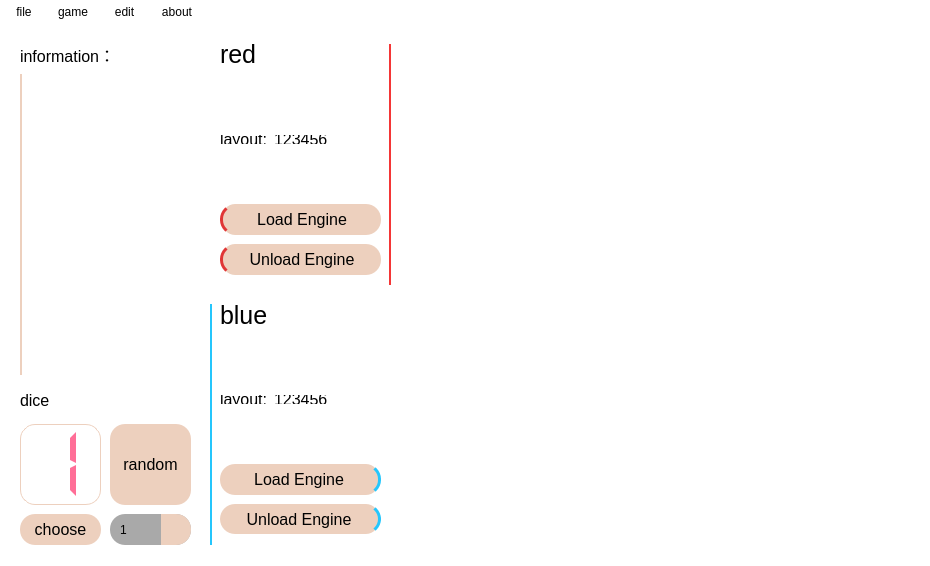
<?xml version="1.0" encoding="UTF-8"?>
<ui version="4.0">
 <class>MainWindow</class>
 <widget class="QMainWindow" name="MainWindow">
  <property name="geometry">
   <rect>
    <x>0</x>
    <y>0</y>
    <width>930</width>
    <height>566</height>
   </rect>
  </property>
  <property name="minimumSize">
   <size>
    <width>930</width>
    <height>566</height>
   </size>
  </property>
  <property name="maximumSize">
   <size>
    <width>930</width>
    <height>566</height>
   </size>
  </property>
  <property name="windowTitle">
   <string>MainWindow</string>
  </property>
  <property name="styleSheet">
   <string notr="true">QPushButton
{
	border-radius: 15px;
	height: 30px;
	background-color: #edd0be;
}

#widget
{
	border-right: 2px solid rgb(244, 54, 54);
}

#widget_2
{
	border-left: 2px solid rgb(37, 198, 252);
}

QLabel,
QPushButton
{
	color: black;
	font-size: 16px;
	font-family: &quot;consolas&quot;;
}

QPushButton:hover
{
	background-color: #ffcea6;
}

QPushButton:disabled
{
	background-color: lightgrey;
	color: #aaa;
}

QTextEdit
{
	border: none;
}

QComboBox
{
	padding-left: 10px;
	border-radius: 15px;
	background-color: darkgrey;
}

QComboBox::drop-down
{
	subcontrol-origin: padding;
	subcontrol-position: top right;
	background-color: #edd0be;
	width: 30px;
    border-top-right-radius: 15px;
    border-bottom-right-radius: 15px;
}

QComboBox::drop-down:hover
{
	background-color: #ffcea6;
}

QComboBox::drop-down:disabled
{
	background-color: lightgrey;
}

QComboBox::down-arrow
{
	image: url(&quot;:/new/combo/icons/icons8-down-button-24.png&quot;);
}

QComboBox QAbstractItemView
{
	border: none;
	margin: 0px;
}

QComboBox QAbstractItemView::item
{
	padding: 2px 10px;
	background-color: lightgrey;
	outline: 0px;
}

QComboBox QAbstractItemView::item:selected
{
	background-color: #edd0be;
}

QMenuBar
{
	background-color: white;
}

QMenuBar::item
{
	padding: 5px 10px;
	background: transparent;
	margin-bottom: 0px;
}

QMenuBar::item:selected
{
	background-color: #edd0be;
}

#MainWindow
{
	background-color: white;
}

QMenu
{
	margin: 0px;
}

QMenu::item
{
	padding-left: 15px;
	padding-top: 8px;
	padding-bottom: 8px;
	padding-right: 20px;
	border-left: 5px solid #edd0be;
	background-color: white;
}

QMenu::item:selected
{
	border-left: 5px solid #ffcea6;
	background-color: #edd0be;
}

QScrollBar
{
	background-color: lightgrey;
	width: 2px;
	border-radius: 1px;
}

QScrollBar::handle
{
	background-color: #ffcea6;
}

QTextEdit
{
	border-left: 2px solid #edd0be;
	font-family: &quot;consolas&quot;;
	padding-left: 3px;
}

QLCDNumber
{
	color: #ff6e97;
	border: 1px solid #edd0be;
	border-radius: 15px;
}</string>
  </property>
  <widget class="QWidget" name="centralWidget">
   <widget class="QWidget" name="widget" native="true">
    <property name="geometry">
     <rect>
      <x>210</x>
      <y>20</y>
      <width>181</width>
      <height>241</height>
     </rect>
    </property>
    <widget class="QWidget" name="formLayoutWidget">
     <property name="geometry">
      <rect>
       <x>10</x>
       <y>80</y>
       <width>161</width>
       <height>31</height>
      </rect>
     </property>
     <layout class="QFormLayout" name="formLayout">
      <property name="sizeConstraint">
       <enum>QLayout::SetDefaultConstraint</enum>
      </property>
      <property name="leftMargin">
       <number>0</number>
      </property>
      <item row="0" column="0">
       <widget class="QLabel" name="label_2">
        <property name="text">
         <string>layout:</string>
        </property>
       </widget>
      </item>
      <item row="0" column="1">
       <widget class="QLabel" name="layoutR">
        <property name="text">
         <string>123456</string>
        </property>
       </widget>
      </item>
     </layout>
    </widget>
    <widget class="QPushButton" name="loadEngineR">
     <property name="geometry">
      <rect>
       <x>10</x>
       <y>160</y>
       <width>161</width>
       <height>31</height>
      </rect>
     </property>
     <property name="styleSheet">
      <string notr="true">border-left: 3px solid #e03636;</string>
     </property>
     <property name="text">
      <string>Load Engine</string>
     </property>
    </widget>
    <widget class="QPushButton" name="unloadEngineR">
     <property name="geometry">
      <rect>
       <x>10</x>
       <y>200</y>
       <width>161</width>
       <height>31</height>
      </rect>
     </property>
     <property name="sizePolicy">
      <sizepolicy hsizetype="Expanding" vsizetype="Fixed">
       <horstretch>0</horstretch>
       <verstretch>0</verstretch>
      </sizepolicy>
     </property>
     <property name="styleSheet">
      <string notr="true">border-left: 3px solid #e03636;</string>
     </property>
     <property name="text">
      <string>Unload Engine</string>
     </property>
    </widget>
    <widget class="QLabel" name="redName">
     <property name="geometry">
      <rect>
       <x>10</x>
       <y>0</y>
       <width>151</width>
       <height>21</height>
      </rect>
     </property>
     <property name="styleSheet">
      <string notr="true">font-size: 25px;</string>
     </property>
     <property name="text">
      <string>red</string>
     </property>
    </widget>
   </widget>
   <widget class="QWidget" name="widget_2" native="true">
    <property name="geometry">
     <rect>
      <x>210</x>
      <y>280</y>
      <width>181</width>
      <height>241</height>
     </rect>
    </property>
    <widget class="QWidget" name="formLayoutWidget_2">
     <property name="geometry">
      <rect>
       <x>10</x>
       <y>80</y>
       <width>161</width>
       <height>31</height>
      </rect>
     </property>
     <layout class="QFormLayout" name="formLayout_2">
      <property name="sizeConstraint">
       <enum>QLayout::SetDefaultConstraint</enum>
      </property>
      <property name="leftMargin">
       <number>0</number>
      </property>
      <item row="0" column="0">
       <widget class="QLabel" name="label_7">
        <property name="text">
         <string>layout:</string>
        </property>
       </widget>
      </item>
      <item row="0" column="1">
       <widget class="QLabel" name="layoutB">
        <property name="text">
         <string>123456</string>
        </property>
       </widget>
      </item>
     </layout>
    </widget>
    <widget class="QPushButton" name="loadEngineB">
     <property name="geometry">
      <rect>
       <x>10</x>
       <y>160</y>
       <width>161</width>
       <height>31</height>
      </rect>
     </property>
     <property name="styleSheet">
      <string notr="true">border-right: 3px solid #25c6fc;</string>
     </property>
     <property name="text">
      <string>Load Engine</string>
     </property>
    </widget>
    <widget class="QPushButton" name="unloadEngineB">
     <property name="geometry">
      <rect>
       <x>10</x>
       <y>200</y>
       <width>161</width>
       <height>30</height>
      </rect>
     </property>
     <property name="sizePolicy">
      <sizepolicy hsizetype="Expanding" vsizetype="Fixed">
       <horstretch>0</horstretch>
       <verstretch>0</verstretch>
      </sizepolicy>
     </property>
     <property name="styleSheet">
      <string notr="true">border-right: 3px solid #25c6fc;</string>
     </property>
     <property name="text">
      <string>Unload Engine</string>
     </property>
    </widget>
    <widget class="QLabel" name="blueName">
     <property name="geometry">
      <rect>
       <x>10</x>
       <y>0</y>
       <width>151</width>
       <height>23</height>
      </rect>
     </property>
     <property name="styleSheet">
      <string notr="true">font-size: 25px;</string>
     </property>
     <property name="text">
      <string>blue</string>
     </property>
    </widget>
   </widget>
   <widget class="QTextEdit" name="textEdit">
    <property name="geometry">
     <rect>
      <x>20</x>
      <y>50</y>
      <width>171</width>
      <height>301</height>
     </rect>
    </property>
    <property name="styleSheet">
     <string notr="true"/>
    </property>
    <property name="lineWidth">
     <number>1</number>
    </property>
    <property name="verticalScrollBarPolicy">
     <enum>Qt::ScrollBarAsNeeded</enum>
    </property>
    <property name="readOnly">
     <bool>true</bool>
    </property>
   </widget>
   <widget class="QLabel" name="label_11">
    <property name="geometry">
     <rect>
      <x>20</x>
      <y>20</y>
      <width>121</width>
      <height>21</height>
     </rect>
    </property>
    <property name="styleSheet">
     <string notr="true">color: black;</string>
    </property>
    <property name="text">
     <string>information：</string>
    </property>
   </widget>
   <widget class="Board" name="board" native="true">
    <property name="geometry">
     <rect>
      <x>410</x>
      <y>20</y>
      <width>500</width>
      <height>500</height>
     </rect>
    </property>
    <property name="minimumSize">
     <size>
      <width>500</width>
      <height>500</height>
     </size>
    </property>
    <property name="maximumSize">
     <size>
      <width>1000</width>
      <height>1000</height>
     </size>
    </property>
    <property name="styleSheet">
     <string notr="true"/>
    </property>
   </widget>
   <widget class="QLabel" name="label_12">
    <property name="geometry">
     <rect>
      <x>20</x>
      <y>366</y>
      <width>41</width>
      <height>20</height>
     </rect>
    </property>
    <property name="styleSheet">
     <string notr="true">color: black;</string>
    </property>
    <property name="text">
     <string>dice</string>
    </property>
   </widget>
   <widget class="QLCDNumber" name="lcdNumber">
    <property name="geometry">
     <rect>
      <x>20</x>
      <y>400</y>
      <width>81</width>
      <height>81</height>
     </rect>
    </property>
    <property name="styleSheet">
     <string notr="true"/>
    </property>
    <property name="lineWidth">
     <number>1</number>
    </property>
    <property name="smallDecimalPoint">
     <bool>false</bool>
    </property>
    <property name="digitCount">
     <number>1</number>
    </property>
    <property name="segmentStyle">
     <enum>QLCDNumber::Flat</enum>
    </property>
    <property name="value" stdset="0">
     <double>1.000000000000000</double>
    </property>
   </widget>
   <widget class="QPushButton" name="randomDiceButton">
    <property name="geometry">
     <rect>
      <x>110</x>
      <y>400</y>
      <width>81</width>
      <height>81</height>
     </rect>
    </property>
    <property name="text">
     <string>random</string>
    </property>
   </widget>
   <widget class="QPushButton" name="chooseDiceButton">
    <property name="geometry">
     <rect>
      <x>20</x>
      <y>490</y>
      <width>81</width>
      <height>31</height>
     </rect>
    </property>
    <property name="text">
     <string>choose</string>
    </property>
   </widget>
   <widget class="QComboBox" name="comboBox">
    <property name="geometry">
     <rect>
      <x>110</x>
      <y>490</y>
      <width>81</width>
      <height>31</height>
     </rect>
    </property>
    <property name="styleSheet">
     <string notr="true">font-family: &quot;consolas&quot;;</string>
    </property>
    <item>
     <property name="text">
      <string>1</string>
     </property>
    </item>
    <item>
     <property name="text">
      <string>2</string>
     </property>
    </item>
    <item>
     <property name="text">
      <string>3</string>
     </property>
    </item>
    <item>
     <property name="text">
      <string>4</string>
     </property>
    </item>
    <item>
     <property name="text">
      <string>5</string>
     </property>
    </item>
    <item>
     <property name="text">
      <string>6</string>
     </property>
    </item>
   </widget>
   <zorder>widget_2</zorder>
   <zorder>widget</zorder>
   <zorder>textEdit</zorder>
   <zorder>label_11</zorder>
   <zorder>board</zorder>
   <zorder>label_12</zorder>
   <zorder>lcdNumber</zorder>
   <zorder>randomDiceButton</zorder>
   <zorder>chooseDiceButton</zorder>
   <zorder>comboBox</zorder>
  </widget>
  <widget class="QMenuBar" name="menuBar">
   <property name="geometry">
    <rect>
     <x>0</x>
     <y>0</y>
     <width>930</width>
     <height>30</height>
    </rect>
   </property>
   <widget class="QMenu" name="menu">
    <property name="title">
     <string>game</string>
    </property>
    <addaction name="action_new_game"/>
   </widget>
   <widget class="QMenu" name="menu_2">
    <property name="title">
     <string>edit</string>
    </property>
    <addaction name="action_clear"/>
    <addaction name="action_setup"/>
   </widget>
   <widget class="QMenu" name="menufile">
    <property name="title">
     <string>file</string>
    </property>
    <addaction name="actionsave_log"/>
   </widget>
   <widget class="QMenu" name="menuhelp">
    <property name="title">
     <string>about</string>
    </property>
    <addaction name="action_how_to_use"/>
    <addaction name="actionabout"/>
   </widget>
   <addaction name="menufile"/>
   <addaction name="menu"/>
   <addaction name="menu_2"/>
   <addaction name="menuhelp"/>
  </widget>
  <action name="action_clear">
   <property name="text">
    <string>clear</string>
   </property>
  </action>
  <action name="action_setup">
   <property name="text">
    <string>set up</string>
   </property>
  </action>
  <action name="action_AI_vs_AI">
   <property name="text">
    <string>AI vs AI</string>
   </property>
  </action>
  <action name="action_AI_vs_human_AI_red">
   <property name="text">
    <string>AI vs human (AI is red)</string>
   </property>
  </action>
  <action name="action_human_vs_human">
   <property name="text">
    <string>human vs human</string>
   </property>
  </action>
  <action name="action_AI_vs_human_AI_blue">
   <property name="text">
    <string>AI vs human (AI is blue)</string>
   </property>
  </action>
  <action name="action_new_game">
   <property name="text">
    <string>new game</string>
   </property>
  </action>
  <action name="actionsave_log">
   <property name="text">
    <string>save log</string>
   </property>
  </action>
  <action name="action_how_to_use">
   <property name="text">
    <string>how to use</string>
   </property>
  </action>
  <action name="actionabout">
   <property name="text">
    <string>about</string>
   </property>
  </action>
  <action name="action_reset">
   <property name="text">
    <string>reset</string>
   </property>
  </action>
  <action name="action_AI_vs_AI_auto">
   <property name="text">
    <string>AI vs AI auto</string>
   </property>
  </action>
 </widget>
 <layoutdefault spacing="6" margin="11"/>
 <customwidgets>
  <customwidget>
   <class>Board</class>
   <extends>QWidget</extends>
   <header>board.h</header>
   <container>1</container>
  </customwidget>
 </customwidgets>
 <resources/>
 <connections/>
</ui>
